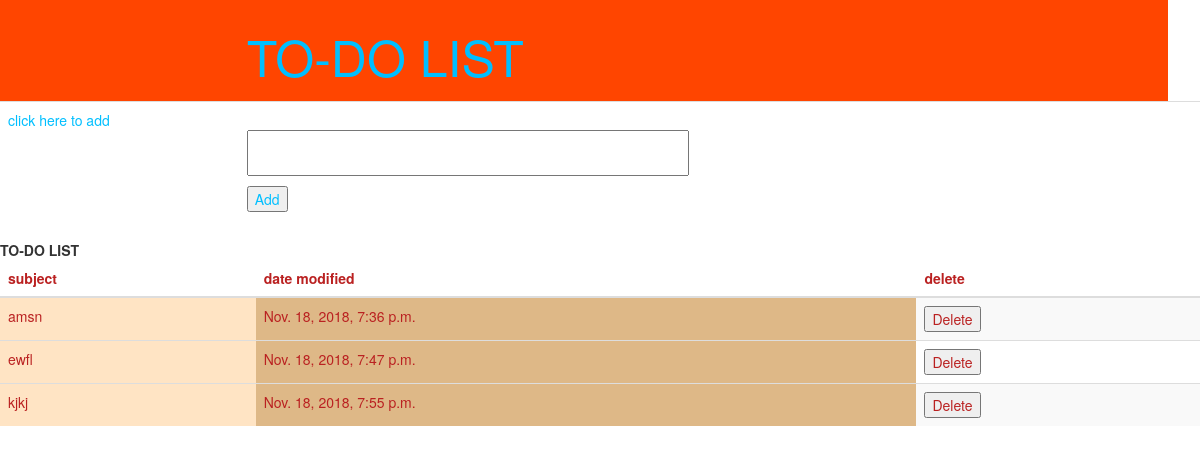
/todo/todo/ (signed in), run on the app's committed database.
### todo/models.py (models this page shows)
class TodoItem(models.Model):
    content=models.TextField()
    date_created=models.DateTimeField(auto_now_add=True, null =False)
    uname =models.ForeignKey(User,on_delete=models.CASCADE,default=1)

### todo/views.py (the view)
# urls.py: path('todo/', views.todoView , name="todoView"),
@login_required(login_url="http://127.0.0.1:8000/accounts/login/")
def todoView(request):
    us = request.user
    print(us)
    all_items = TodoItem.objects.all()
    all_todo_items = all_items.filter(uname=us)
    print(all_todo_items)
    return render(request, 'todo/todo.html', {'all_items': all_todo_items})

### todo/templates/todo/todo.html (shortened to what this page needs)
<!DOCTYPE html>
<html lang="en">
<head>
  <link rel="stylesheet" href="https://maxcdn.bootstrapcdn.com/bootstrap/3.3.7/css/bootstrap.min.css">
</head>
<body>
<table class="table table-striped" style="color:deepskyblue">
      <thead>
         <tr style="font-size:50px;background-color:orangered">
             <td ></td>
             <td> <h1 style="font-size:50px;background-color:orangered">TO-DO LIST </h1></td>
         </tr>
         <tr>
         <form action="/todo/addTodo/" method="post" >
             <td> click here to add </td>
             <td > <h1 style="border: 15px"> <input type="text" name="add"  > </h1>
                   <input type="submit" value="Add"/>
             </td>
             <td >  </td>
           </form>
        </tr>
     </thead>
</table>
<b style="align-content: center;">      TO-DO LIST   </b>
   <table class="table table-striped" style="color: #ba2121">
     <thead>
      <tr>
        <th>subject</th>
        <th>date modified</th>
        <th>delete</th>
      </tr>
    </thead>
    <tbody>
{% for todo_item in all_items %}
    <tr>
        <td style="background-color: bisque">{{ todo_item.content }} </td>
        <td style="background-color:burlywood">{{ todo_item.date_created }}</td>
        <td >  <form action="/todo/delTodo/{{ todo_item.id }}"   method="post" > {% csrf_token %}
               <input type="submit" value="Delete">
             </form>
         </td>
    </tr>
{% endfor %}
    </tbody>
 </table>
</body>
</html>

### data on the page
TodoItem: content "amsn", date_created "Nov. 18, 2018, 7:36 p.m."
TodoItem: content "ewfl", date_created "Nov. 18, 2018, 7:47 p.m."
TodoItem: content "kjkj", date_created "Nov. 18, 2018, 7:55 p.m."
